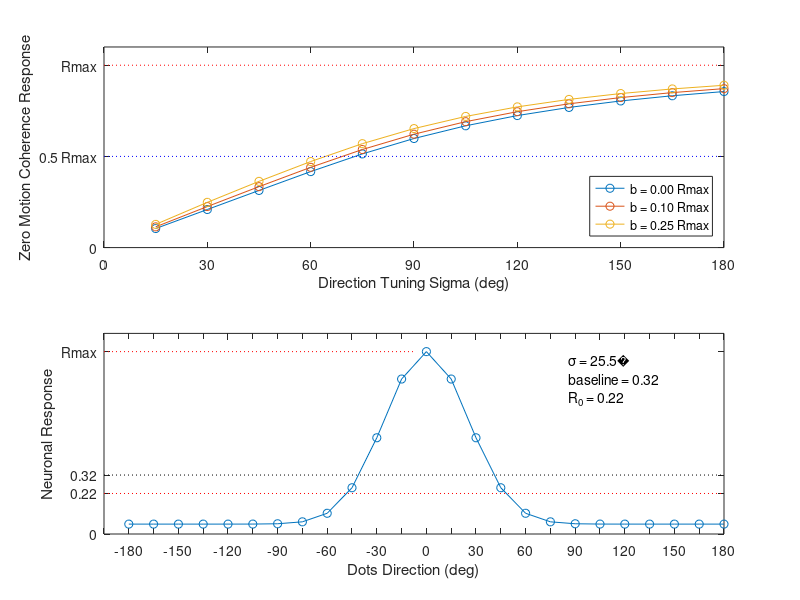

MATLAB code to generate this figure:
function nullResponse
%{
This function plots the effect of tuning width on responses to 0% coherent
motion.  We take the normalization model seriously, and integrate a
Gaussian direction tuning curve to get the response to 0% coherence.
Responses can run from zero to Rmax (preferred direction response), and are
plotted as a function of tuning width (sigma).  The effects of spontaneous
activity of different magnitudes are also show.   Cook & Maunsell found
sigma for direction tuning to be 60°.
%}
figure(1);
clf;

limitDeg = 180;
stepDeg = 15;

% show how the predicted response to 0% coherence varies as a function of
% direction tuning width
zeroline = [0, 0.1, 0.25];
areas = zeros(limitDeg / stepDeg, length(zeroline));
legends = cell(1, length(zeroline));
for b = 1:length(zeroline)
  legends{b} = sprintf('b = %.2f Rmax', zeroline(b));
  for s = stepDeg:stepDeg:limitDeg
    sigmaRad = deg2rad(s);
    areas(s/stepDeg, b) = sigmaRad / sqrt(2 * pi) * ((normcdf(pi / sigmaRad) - ...
											normcdf(-pi / sigmaRad)) + zeroline(b));
    areas(s/stepDeg, b) = areas(s/stepDeg, b) / (1.0 + ...
											sigmaRad * zeroline(b) / sqrt(2 * pi));
  end
end
xTickLabels = cell(1, limitDeg / stepDeg / 2);
for i = 1:limitDeg / stepDeg / 2 + 1
  xTickLabels{i} = num2str((i - 1) * 2 * stepDeg);
end
subplot(2, 1, 1);
plot(areas, 'o-');
hold on;
set(gca, 'xTick', 0:2:limitDeg / stepDeg);
set(gca, 'XTickLabel', xTickLabels);
xlabel('Direction Tuning Sigma (deg)');
set(gca, 'yTick', [0, 0.5, 1], 'yTickLabel', {'0', '0.5 Rmax', 'Rmax'});
ylabel('Zero Motion Coherence Response');
plot([0, limitDeg / stepDeg], [1, 1], 'r:');
plot([0, limitDeg / stepDeg], [0.5, 0.5], 'b:');
axis([-inf, inf, 0, 1.1]);
legend(legends, 'location', 'southeast');

% show predicted 0% coherence response given measured values

sigmaDeg = 25.5;
% sigmaDeg = 36.1;
sigmaRad = deg2rad(sigmaDeg);
% the name R0 is kind of confusing - Lai
% R0 = sigmaRad / sqrt(2 * pi) * (normcdf(pi / sigmaRad) - normcdf(-pi / sigmaRad));
% zeroline = (0.2222 - R0) / 0.7778 * sqrt(2 * pi) / sigmaRad;
S = normcdf(pi / sigmaRad) - normcdf(-pi / sigmaRad);
zeroline = (0.2222 * sqrt(2 * pi) / sigmaRad - S) / 0.7778;
steps = 360 / stepDeg + 1;
resp = zeros(steps, 1);
xTickLabels = cell(1, steps);
for s = 1:steps
  dirDeg = -180 + (s - 1) * stepDeg;
  dirRad = deg2rad(dirDeg);

  resp(s) = ((1 / sigmaRad / sqrt(2 * pi)) * exp(dirRad^2 / (-2 * sigmaRad^2)) + ...
					zeroline / (2 * pi)) / (1 / sigmaRad / sqrt(2 * pi) + zeroline / (2 * pi));
  if mod(s, 2) ~= 0 
    xTickLabels{s} = '';
  else
    xTickLabels{s} = sprintf('%.0f', dirDeg - stepDeg);
  end
end
xTickLabels{s + 1} = '180';
subplot(2, 1, 2);
plot(resp, 'o-');
hold on;
plot([0, steps], [0.2222, 0.2222], 'r:');
plot([0, steps], [zeroline, zeroline], 'k:');
set(gca, 'xTick', 0:1:steps);
set(gca, 'XTickLabel', xTickLabels);
xlabel('Dots Direction (deg)');
set(gca, 'yTick', [0, min(zeroline, 0.2222), max(zeroline, 0.2222), 1], 'yTickLabel', ...
{'0', sprintf('%.2f', min(zeroline, 0.2222)), sprintf('%.2f', max(zeroline, 0.2222)), 'Rmax'});
ylabel('Neuronal Response');
plot([0, steps / 2], [1, 1], 'r:');
axis([-inf, inf,  min(0, zeroline), 1.1]);
text(0.75, 0.90, {['\sigma', ...
      sprintf(' = %.1f%c', sigmaDeg, char(176))], ...
      sprintf('baseline = %.2f', zeroline), ...
      sprintf('R_0 = 0.22')}, ...
    'HorizontalAlignment', 'left', 'VerticalAlignment', 'top', 'units', 'normalized');

